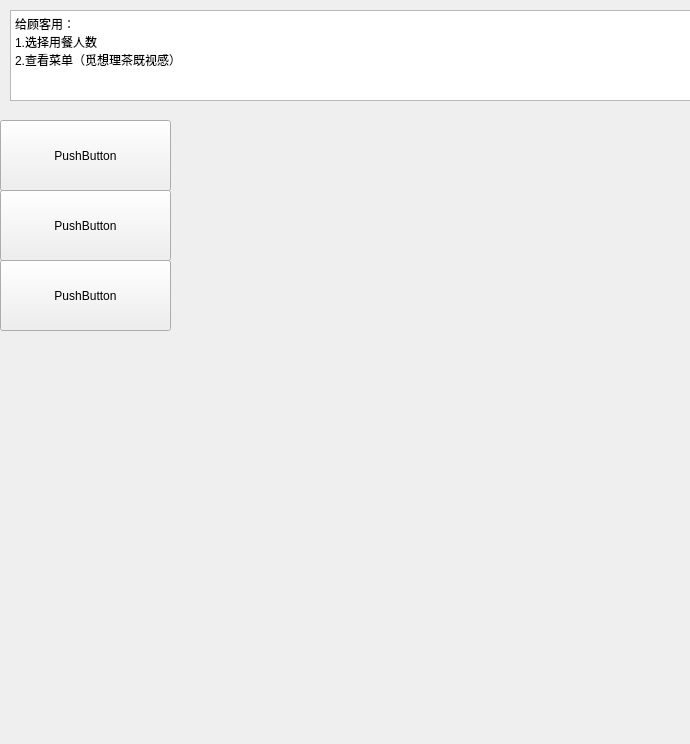
<?xml version="1.0" encoding="UTF-8"?>
<ui version="4.0">
 <class>order</class>
 <widget class="QWidget" name="order">
  <property name="geometry">
   <rect>
    <x>0</x>
    <y>0</y>
    <width>690</width>
    <height>744</height>
   </rect>
  </property>
  <property name="windowTitle">
   <string>Form</string>
  </property>
  <widget class="QPlainTextEdit" name="plainTextEdit">
   <property name="geometry">
    <rect>
     <x>10</x>
     <y>10</y>
     <width>681</width>
     <height>91</height>
    </rect>
   </property>
   <property name="plainText">
    <string>给顾客用：
1.选择用餐人数
2.查看菜单（觅想理茶既视感）</string>
   </property>
  </widget>
  <widget class="QPushButton" name="pushButton">
   <property name="geometry">
    <rect>
     <x>0</x>
     <y>120</y>
     <width>171</width>
     <height>71</height>
    </rect>
   </property>
   <property name="text">
    <string>PushButton</string>
   </property>
  </widget>
  <widget class="QPushButton" name="pushButton_2">
   <property name="geometry">
    <rect>
     <x>0</x>
     <y>190</y>
     <width>171</width>
     <height>71</height>
    </rect>
   </property>
   <property name="text">
    <string>PushButton</string>
   </property>
  </widget>
  <widget class="QPushButton" name="pushButton_3">
   <property name="geometry">
    <rect>
     <x>0</x>
     <y>260</y>
     <width>171</width>
     <height>71</height>
    </rect>
   </property>
   <property name="text">
    <string>PushButton</string>
   </property>
  </widget>
  <widget class="QWidget" name="verticalLayoutWidget">
   <property name="geometry">
    <rect>
     <x>170</x>
     <y>120</y>
     <width>481</width>
     <height>581</height>
    </rect>
   </property>
   <layout class="QVBoxLayout" name="verMenu"/>
  </widget>
 </widget>
 <resources/>
 <connections/>
</ui>
